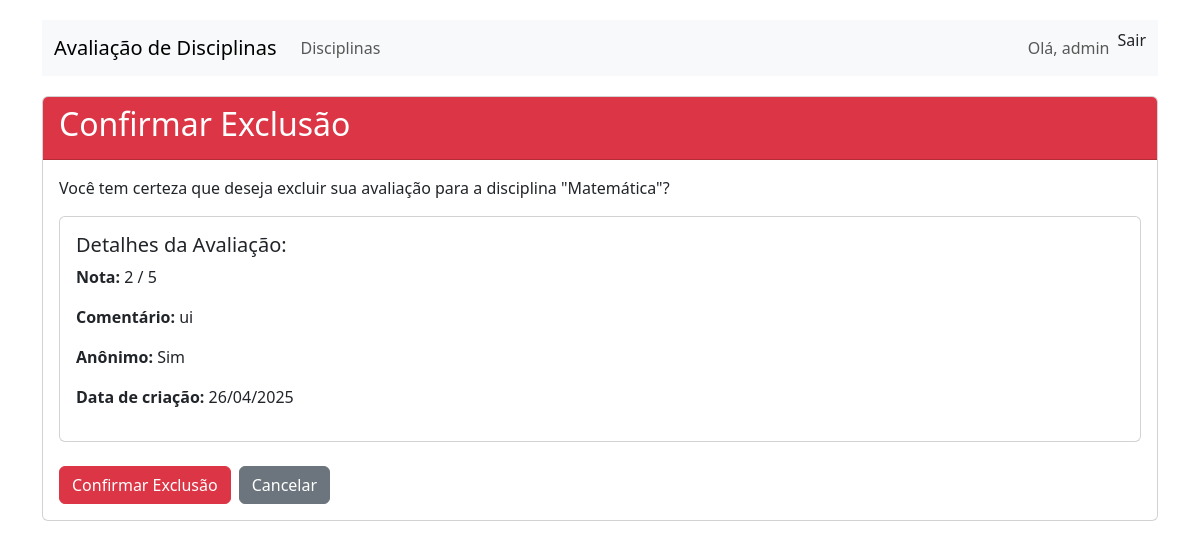
Screenshot of /avaliacao/5/excluir/ (signed in) with the database file from the repository.
### disciplinas/models.py (models this page shows, shortened)
class Avaliacao(models.Model):
    disciplina = models.ForeignKey(Disciplina, on_delete=models.CASCADE)
    aluno = models.ForeignKey(User, on_delete=models.CASCADE)
    nota = models.IntegerField(
        validators=[MinValueValidator(1), MaxValueValidator(5)]
    )
    comentario = models.TextField(blank=True)
    anonimo = models.BooleanField(default=False)
    data_criacao = models.DateTimeField(auto_now_add=True)
    data_atualizacao = models.DateTimeField(auto_now=True)
    class Meta:
        unique_together = ['disciplina', 'aluno']

class Disciplina(models.Model):
    nome = models.CharField(max_length=100)
    codigo = models.CharField(max_length=20)
    descricao = models.TextField(blank=True)
    professor = models.CharField(max_length=100)

### disciplinas/views.py (the view)
# urls.py: path('avaliacao/<int:pk>/excluir/', views.excluir_avaliacao, name='excluir_avaliacao'),
@login_required
def excluir_avaliacao(request, pk):
    avaliacao = get_object_or_404(Avaliacao, pk=pk)
    if avaliacao.aluno != request.user:
        return HttpResponseForbidden("Você não tem permissão para excluir esta avaliação.")
    disciplina_pk = avaliacao.disciplina.pk
    if request.method == 'POST':
        avaliacao.delete()
        messages.success(request, "Avaliação excluída com sucesso!")
        return redirect('detalhes_disciplina', pk=disciplina_pk)
    return render(request, 'disciplinas/confirmar_exclusao.html', {
        'avaliacao': avaliacao
    })

### disciplinas/templates/disciplinas/confirmar_exclusao.html (shortened to what this page needs)
{% extends 'disciplinas/base.html' %}
{% block content %}
<div class="card">
    <div class="card-header bg-danger text-white">
        <h2>Confirmar Exclusão</h2>
    </div>
    <div class="card-body">
        <p>Você tem certeza que deseja excluir sua avaliação para a disciplina "{{ avaliacao.disciplina.nome }}"?</p>
        <div class="card mb-4">
            <div class="card-body">
                <h5>Detalhes da Avaliação:</h5>
                <p><strong>Nota:</strong> {{ avaliacao.nota }} / 5</p>
                <p><strong>Comentário:</strong>
                    {% if avaliacao.comentario %}
                        {{ avaliacao.comentario }}
                    {% else %}
                        <i>Sem comentário</i>
                    {% endif %}
                </p>
                <p><strong>Anônimo:</strong> {% if avaliacao.anonimo %}Sim{% else %}Não{% endif %}</p>
                <p><strong>Data de criação:</strong> {{ avaliacao.data_criacao|date:"d/m/Y" }}</p>
            </div>
        </div>
        <form method="post">
            <div class="d-flex gap-2">
                <button type="submit" class="btn btn-danger">Confirmar Exclusão</button>
                <a href="{% url 'detalhes_disciplina' avaliacao.disciplina.pk %}" class="btn btn-secondary">Cancelar</a>
            </div>
        </form>
    </div>
</div>
{% endblock %}

### disciplinas/templates/disciplinas/base.html (shortened to what this page needs)
<!DOCTYPE html>
<html lang="pt-br">
<head>
    <link href="https://cdn.jsdelivr.net/npm/bootstrap@5.3.0/dist/css/bootstrap.min.css" rel="stylesheet">
</head>
<body>
    <div class="container">
        <nav class="navbar navbar-expand-lg navbar-light bg-light">
            <div class="container-fluid">
                <a class="navbar-brand" href="{% url 'lista_disciplinas' %}">Avaliação de Disciplinas</a>
                <div class="collapse navbar-collapse" id="navbarNav">
                    <ul class="navbar-nav me-auto">
                        <li class="nav-item">
                            <a class="nav-link" href="{% url 'lista_disciplinas' %}">Disciplinas</a>
                        </li>
                    </ul>
                    <ul class="navbar-nav">
                        {% if user.is_authenticated %}
                            <li class="nav-item">
                                <span class="nav-link">Olá, {{ user.username }}</span>
                            </li>
                            <li class="nav-item">
                                <form method="post" action="{% url 'logout' %}" style="display:inline;">
                                    <button type="submit" class="nav-link btn btn-link" style="padding: 0; margin: 0; background: none; border: none; color: inherit;">
                                        Sair
                                    </button>
                                </form>
                            </li>
                        {% else %}
                            <li class="nav-item">
                                <a class="nav-link" href="{% url 'login' %}">Entrar</a>
                            </li>
                        {% endif %}
                    </ul>
                </div>
            </div>
        </nav>
        <div class="content">
            {% block content %}{% endblock %}
        </div>
    </div>
</body>
</html>

### disciplinas/templates/disciplinas/base.html (style rules this page uses)
body { padding-top: 20px; padding-bottom: 20px; }
.navbar { margin-bottom: 20px; }

### rows the page displays
Avaliacao: disciplina.nome "Matemática", nota "2", comentario "ui", data_criacao "26/04/2025"

### other values shown
{{ user.username }} "admin"
